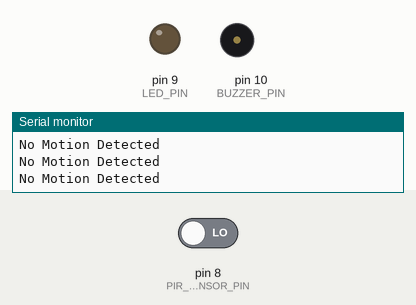
Recording of a sketch running on a simulated Arduino Uno, built with avr-gcc and run on an emulated ATmega328P. Shown: output pins drawn as LEDs (lit = HIGH), buzzer (waves = sounding, pin HIGH), the last lines printed to the serial monitor. Inputs (shaded band) come from the test bench; at power-on: pin 8 (PIR_SENSOR_PIN) LOW.

Above: at 1.2 s.
1.3 s: pin 8 (PIR_SENSOR_PIN) driven HIGH
At 2.4 s:
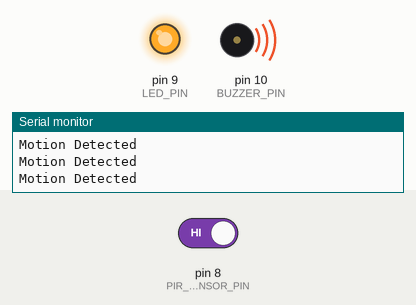
2.9 s: pin 8 (PIR_SENSOR_PIN) driven LOW
At 3.7 s:
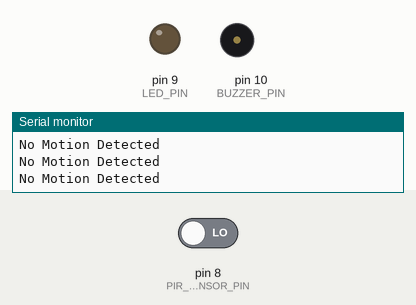
Timing chart, 0 to 5.9 s (numbered marks = the images above; inputs shaded):
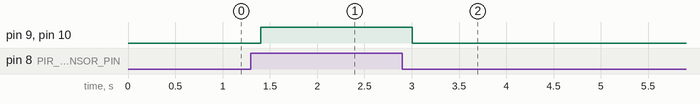

Measured:
- after the input at 1.3 s, pin 9 (LED_PIN), pin 10 (BUZZER_PIN): LOW → HIGH after 0.10 s
- after the input at 2.9 s, pin 9 (LED_PIN), pin 10 (BUZZER_PIN): HIGH → LOW after 0.10 s

The sketch:

Code_for_the_Study.ino
```cpp
const int PIR_SENSOR_PIN = 8;
const int LED_PIN = 9;
const int BUZZER_PIN = 10;
void setup() {
  Serial.begin(9600);
  pinMode(PIR_SENSOR_PIN, INPUT);
  pinMode(LED_PIN, OUTPUT);
  pinMode(BUZZER_PIN, OUTPUT);
  Serial.println("Motion Detection System Initialized");
}
void loop() {
  int sensorValue = digitalRead(PIR_SENSOR_PIN);
  if (sensorValue == HIGH) {
    digitalWrite(LED_PIN, HIGH);
    digitalWrite(BUZZER_PIN, HIGH);
    Serial.println("Motion Detected");
  }
  else {
    digitalWrite(LED_PIN, LOW);
    digitalWrite(BUZZER_PIN, LOW);
    Serial.println("No Motion Detected");
  }
  delay(200);
}
```
